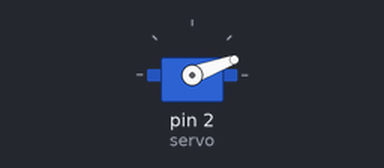
A sketch run on a simulated Arduino Uno, built with avr-gcc and run on an emulated ATmega328P. On the bench: servo.

Above: at 0.05 s.
At 3.75 s:
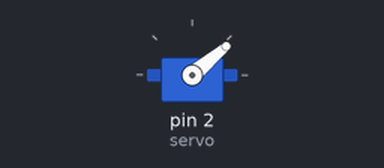
At 7.5 s:
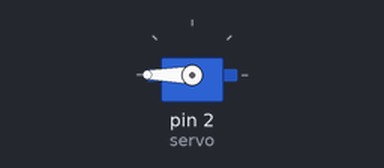
Timing chart, 0 to 9.8 s (numbered marks = the images above):
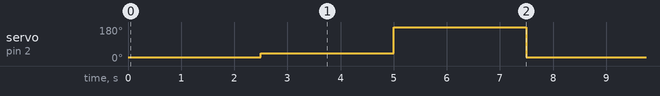

Measured:
- by itself, servo on pin 2 (servo): repeats every 7.5 s: 180° 2.5 s, 20° 2.5 s, 40° 2.5 s

The sketch:

4-dars.ino
```cpp
#include <Servo.h>

Servo servo;

void setup(){
  servo.attach(2);
}
void loop(){
  servo.write(20);
  delay(2500);
  servo.write(40);
  delay(2500);
  servo.write(180);
  delay(2500);
}
```
